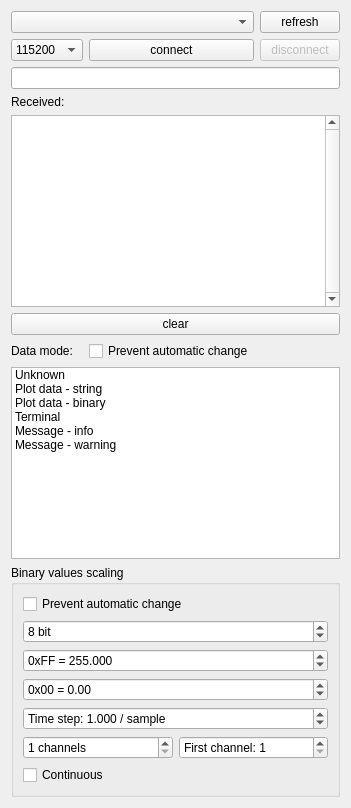
      <widget class="QWidget" name="tab_7">
       <attribute name="title">
        <string>connection</string>
       </attribute>
       <layout class="QGridLayout" name="gridLayout">
        <item row="6" column="2">
         <widget class="QCheckBox" name="checkBoxPreventModeChange">
          <property name="text">
           <string>Prevent automatic change</string>
          </property>
         </widget>
        </item>
        <item row="6" column="1">
         <widget class="QLabel" name="label">
          <property name="text">
           <string>Data mode:</string>
          </property>
         </widget>
        </item>
        <item row="3" column="1">
         <widget class="QLabel" name="label_2">
          <property name="text">
           <string>Received:</string>
          </property>
         </widget>
        </item>
        <item row="5" column="1" colspan="3">
         <widget class="QPushButton" name="pushButton_2">
          <property name="text">
           <string>clear</string>
          </property>
         </widget>
        </item>
        <item row="4" column="1" colspan="3">
         <widget class="QTextEdit" name="textEditSerialDebug">
          <property name="font">
           <font>
            <family>Courier New</family>
           </font>
          </property>
          <property name="verticalScrollBarPolicy">
           <enum>Qt::ScrollBarAlwaysOn</enum>
          </property>
          <property name="lineWrapMode">
           <enum>QTextEdit::NoWrap</enum>
          </property>
          <property name="readOnly">
           <bool>true</bool>
          </property>
         </widget>
        </item>
        <item row="1" column="2">
         <widget class="QPushButton" name="pushButtonConnect">
          <property name="text">
           <string>connect</string>
          </property>
         </widget>
        </item>
        <item row="2" column="1" colspan="3">
         <widget class="QLineEdit" name="lineEditPortInfo">
          <property name="readOnly">
           <bool>true</bool>
          </property>
         </widget>
        </item>
        <item row="0" column="1" colspan="2">
         <widget class="QComboBox" name="comboBoxCom">
          <property name="currentText">
           <string notr="true"/>
          </property>
         </widget>
        </item>
        <item row="7" column="1" colspan="3">
         <widget class="QListWidget" name="listWidgetDataMode">
          <property name="enabled">
           <bool>true</bool>
          </property>
          <property name="autoScroll">
           <bool>false</bool>
          </property>
          <property name="editTriggers">
           <set>QAbstractItemView::NoEditTriggers</set>
          </property>
          <property name="selectionBehavior">
           <enum>QAbstractItemView::SelectRows</enum>
          </property>
          <property name="selectionRectVisible">
           <bool>false</bool>
          </property>
          <property name="currentRow">
           <number>-1</number>
          </property>
          <item>
           <property name="text">
            <string>Unknown</string>
           </property>
          </item>
          <item>
           <property name="text">
            <string>Plot data - string</string>
           </property>
          </item>
          <item>
           <property name="text">
            <string>Plot data - binary</string>
           </property>
          </item>
          <item>
           <property name="text">
            <string>Terminal</string>
           </property>
          </item>
          <item>
           <property name="text">
            <string>Message - info</string>
           </property>
          </item>
          <item>
           <property name="text">
            <string>Message - warning</string>
           </property>
          </item>
         </widget>
        </item>
        <item row="1" column="3">
         <widget class="QPushButton" name="pushButtonDisconnect">
          <property name="enabled">
           <bool>false</bool>
          </property>
          <property name="text">
           <string>disconnect</string>
          </property>
         </widget>
        </item>
        <item row="0" column="3">
         <widget class="QPushButton" name="pushButtonComRefresh">
          <property name="text">
           <string>refresh</string>
          </property>
         </widget>
        </item>
        <item row="1" column="1">
         <widget class="QComboBox" name="comboBoxBaud">
          <property name="currentText">
           <string notr="true">115200</string>
          </property>
          <property name="insertPolicy">
           <enum>QComboBox::NoInsert</enum>
          </property>
          <item>
           <property name="text">
            <string notr="true">115200</string>
           </property>
          </item>
          <item>
           <property name="text">
            <string notr="true">57600</string>
           </property>
          </item>
          <item>
           <property name="text">
            <string notr="true">38400</string>
           </property>
          </item>
          <item>
           <property name="text">
            <string notr="true">19200</string>
           </property>
          </item>
          <item>
           <property name="text">
            <string notr="true">14400</string>
           </property>
          </item>
          <item>
           <property name="text">
            <string notr="true">9600</string>
           </property>
          </item>
          <item>
           <property name="text">
            <string notr="true">4800</string>
           </property>
          </item>
         </widget>
        </item>
        <item row="8" column="1" colspan="3">
         <widget class="QGroupBox" name="groupBox_12">
          <property name="title">
           <string>Binary values scaling</string>
          </property>
          <layout class="QGridLayout" name="gridLayout_17">
           <item row="1" column="0" colspan="2">
            <widget class="QSpinBox" name="spinBoxDataBinaryBits">
             <property name="wrapping">
              <bool>false</bool>
             </property>
             <property name="suffix">
              <string notr="true"> bit</string>
             </property>
             <property name="minimum">
              <number>1</number>
             </property>
             <property name="maximum">
              <number>64</number>
             </property>
             <property name="value">
              <number>8</number>
             </property>
            </widget>
           </item>
           <item row="2" column="0" colspan="2">
            <widget class="QDoubleSpinBox" name="doubleSpinBoxBinarydataMax">
             <property name="prefix">
              <string notr="true">0xFF = </string>
             </property>
             <property name="suffix">
              <string notr="true"/>
             </property>
             <property name="decimals">
              <number>3</number>
             </property>
             <property name="minimum">
              <double>-1000000.000000000000000</double>
             </property>
             <property name="maximum">
              <double>1000000.000000000000000</double>
             </property>
             <property name="stepType">
              <enum>QAbstractSpinBox::AdaptiveDecimalStepType</enum>
             </property>
             <property name="value">
              <double>255.000000000000000</double>
             </property>
            </widget>
           </item>
           <item row="4" column="0" colspan="2">
            <widget class="QDoubleSpinBox" name="doubleSpinBoxBinaryTimestep">
             <property name="prefix">
              <string>Time step: </string>
             </property>
             <property name="suffix">
              <string> / sample</string>
             </property>
             <property name="decimals">
              <number>3</number>
             </property>
             <property name="minimum">
              <double>0.001000000000000</double>
             </property>
             <property name="maximum">
              <double>1000000.000000000000000</double>
             </property>
             <property name="stepType">
              <enum>QAbstractSpinBox::AdaptiveDecimalStepType</enum>
             </property>
             <property name="value">
              <double>1.000000000000000</double>
             </property>
            </widget>
           </item>
           <item row="3" column="0" colspan="2">
            <widget class="QDoubleSpinBox" name="doubleSpinBoxBinaryDataMin">
             <property name="prefix">
              <string notr="true">0x00 = </string>
             </property>
             <property name="minimum">
              <double>-1000000.000000000000000</double>
             </property>
             <property name="maximum">
              <double>1000000.000000000000000</double>
             </property>
            </widget>
           </item>
           <item row="5" column="1">
            <widget class="QSpinBox" name="spinBoxBinaryDataFirstCh">
             <property name="suffix">
              <string/>
             </property>
             <property name="prefix">
              <string>First channel: </string>
             </property>
             <property name="minimum">
              <number>1</number>
             </property>
             <property name="maximum">
              <number>64</number>
             </property>
            </widget>
           </item>
           <item row="5" column="0">
            <widget class="QSpinBox" name="spinBoxBinaryDataNumCh">
             <property name="suffix">
              <string> channels</string>
             </property>
             <property name="prefix">
              <string/>
             </property>
             <property name="minimum">
              <number>1</number>
             </property>
             <property name="maximum">
              <number>64</number>
             </property>
            </widget>
           </item>
           <item row="0" column="0" colspan="2">
            <widget class="QCheckBox" name="checkBoxBinarySettingsOverride">
             <property name="text">
              <string>Prevent automatic change</string>
             </property>
            </widget>
           </item>
           <item row="6" column="0">
            <widget class="QCheckBox" name="checkBoxBinContinuous">
             <property name="text">
              <string>Continuous</string>
             </property>
            </widget>
           </item>
          </layout>
         </widget>
        </item>
       </layout>
      </widget>
